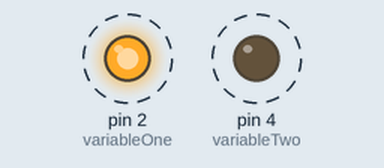
Recording of a sketch running on a simulated Arduino Uno, built with avr-gcc and run on an emulated ATmega328P. On the bench: output pins drawn as LEDs (lit = HIGH). Dashed ring = blinking.

Above: at 0.1 s.
Timing chart, 0 to 3.0 s (numbered marks = the images above):
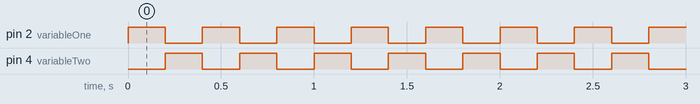

The sketch:

Exerc_cio_2_-_acender_1_LED.ino
```cpp
int variableOne = 2;
int variableTwo = 4;

void setup() {
  pinMode(variableOne, OUTPUT);
  pinMode(variableTwo, OUTPUT);
}

void loop() {
  digitalWrite(variableOne, HIGH);
  digitalWrite(variableTwo, LOW);
  delay(200);
  digitalWrite(variableTwo, HIGH);
  digitalWrite(variableOne, LOW);
  delay(200);
}
```

Measured:
- by itself, pin 2 (variableOne), pin 4 (variableTwo): alternates HIGH for 0.20 s and LOW for 0.20 s
